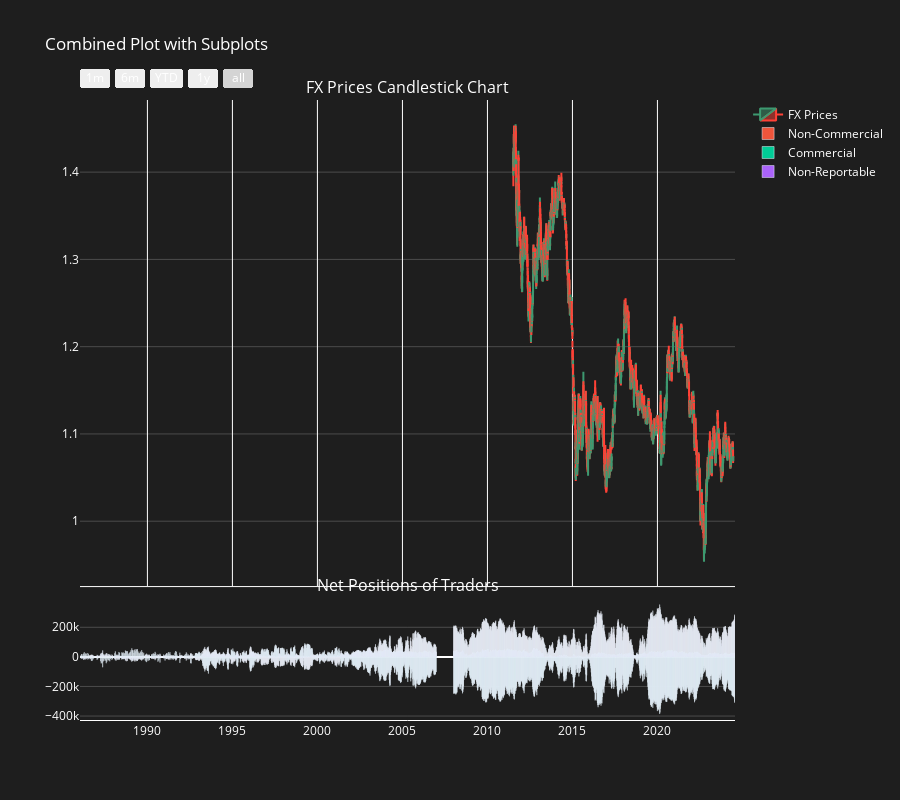

This figure's notebook cell:
### Code cell
# Create the candlestick chart for the first subplot
fig1 = go.Figure(data=[go.Candlestick(x=df_fx['time'],
                                      open=df_fx['open'],
                                      high=df_fx['high'],
                                      low=df_fx['low'],
                                      close=df_fx['close'],
                                      name='FX Prices')])
fig1.update_layout(xaxis_title='Date', yaxis_title='Net Position')

fig1.update_layout(title='FX Prices Candlestick Chart')

# Create the subplot figure with two rows
fig = make_subplots(rows=2, cols=1, shared_xaxes=True,
                    subplot_titles=('FX Prices Candlestick Chart', 'Net Positions of Traders'),
                    vertical_spacing=0.02, row_heights=[0.8, 0.2])

# Add the candlestick chart to the first row
for trace in fig1['data']:
    fig.add_trace(trace, row=1, col=1)

# Create the second plot with bar charts for net positions
fig2 = go.Figure()
fig2.add_trace(go.Bar(x=gold_cot.index, y=gold_cot['Net_Position_Non_Commercial'], name='Non-Commercial'))
fig2.add_trace(go.Bar(x=gold_cot.index, y=gold_cot['Net_Position_Commercial'], name='Commercial'))
fig2.add_trace(go.Bar(x=gold_cot.index, y=gold_cot['Net_Position_nonreportable'], name='Non-Reportable'))

fig2.update_layout(barmode='group')

# Add the bar charts to the second row
for trace in fig2['data']:
    fig.add_trace(trace, row=2, col=1)

# Update layout to share cursor and include a range slider
fig.update_layout(
    height=800,
    title_text='Combined Plot with Subplots',
    showlegend=True,
    hovermode='x unified',  # This setting shares the cursor along the x-axis
    plot_bgcolor='rgba(30,30,30,1)',  # Change the plot background color
    paper_bgcolor='rgba(30,30,30,1)',  # Change the paper background color
    font=dict(color='white'),  # Change the font color to white for better contrast
    xaxis=dict(
        showspikes=True,
        spikemode='across',
        spikesnap='cursor',
        showline=True,
        rangeslider=dict(visible=False),
        rangeselector=dict(
            buttons=list([
                dict(count=1, label="1m", step="month", stepmode="backward"),
                dict(count=6, label="6m", step="month", stepmode="backward"),
                dict(count=1, label="YTD", step="year", stepmode="todate"),
                dict(count=1, label="1y", step="year", stepmode="backward"),
                dict(step="all")
            ])
        )
    ),
    xaxis2=dict(
        showspikes=True,
        spikemode='across',
        spikesnap='cursor',
        showline=True,
        rangeslider=dict(visible=False)  # Add the range slider
    ),
    yaxis=dict(showgrid=True, gridcolor='rgba(255,255,255,0.2)'),  # Lighter grid lines
    yaxis2=dict(showgrid=True, gridcolor='rgba(255,255,255,0.2)')  # Lighter grid lines
)

# Show the combined plot with subplots
fig.show()

### Figure 1 — Plotly figure (JSON) as saved in the notebook; plotly's stock layout.template omitted (floating-point values rounded to 4 significant figures; data arrays with more than 128 entries replaced by an {"elided": "..."} marker saying what was removed)
{"data": [{"close": {"elided": "3659 float values"}, "high": {"elided": "3659 float values"}, "low": {"elided": "3659 float values"}, "name": "FX Prices", "open": {"elided": "3659 float values"}, "type": "candlestick", "x": {"elided": "3659 str values"}, "xaxis": "x", "yaxis": "y"}, {"name": "Non-Commercial", "type": "bar", "x": {"elided": "1779 str values"}, "xaxis": "x2", "y": {"elided": "1779 int values"}, "yaxis": "y2"}, {"name": "Commercial", "type": "bar", "x": {"elided": "1779 str values"}, "xaxis": "x2", "y": {"elided": "1779 int values"}, "yaxis": "y2"}, {"name": "Non-Reportable", "type": "bar", "x": {"elided": "1779 str values"}, "xaxis": "x2", "y": {"elided": "1779 int values"}, "yaxis": "y2"}], "layout": {"annotations": [{"font": {"size": 16}, "showarrow": false, "text": "FX Prices Candlestick Chart", "x": 0.5, "xanchor": "center", "xref": "paper", "y": 1, "yanchor": "bottom", "yref": "paper"}, {"font": {"size": 16}, "showarrow": false, "text": "Net Positions of Traders", "x": 0.5, "xanchor": "center", "xref": "paper", "y": 0.196, "yanchor": "bottom", "yref": "paper"}], "font": {"color": "white"}, "height": 800, "hovermode": "x unified", "paper_bgcolor": "rgba(30,30,30,1)", "plot_bgcolor": "rgba(30,30,30,1)", "showlegend": true, "title": {"text": "Combined Plot with Subplots"}, "xaxis": {"anchor": "y", "domain": [0, 1], "matches": "x2", "rangeselector": {"buttons": [{"count": 1, "label": "1m", "step": "month", "stepmode": "backward"}, {"count": 6, "label": "6m", "step": "month", "stepmode": "backward"}, {"count": 1, "label": "YTD", "step": "year", "stepmode": "todate"}, {"count": 1, "label": "1y", "step": "year", "stepmode": "backward"}, {"step": "all"}]}, "rangeslider": {"visible": false}, "showline": true, "showspikes": true, "showticklabels": false, "spikemode": "across", "spikesnap": "cursor"}, "xaxis2": {"anchor": "y2", "domain": [0, 1], "rangeslider": {"visible": false}, "showline": true, "showspikes": true, "spikemode": "across", "spikesnap": "cursor"}, "yaxis": {"anchor": "x", "domain": [0.216, 1], "gridcolor": "rgba(255,255,255,0.2)", "showgrid": true}, "yaxis2": {"anchor": "x2", "domain": [0, 0.196], "gridcolor": "rgba(255,255,255,0.2)", "showgrid": true}}}
